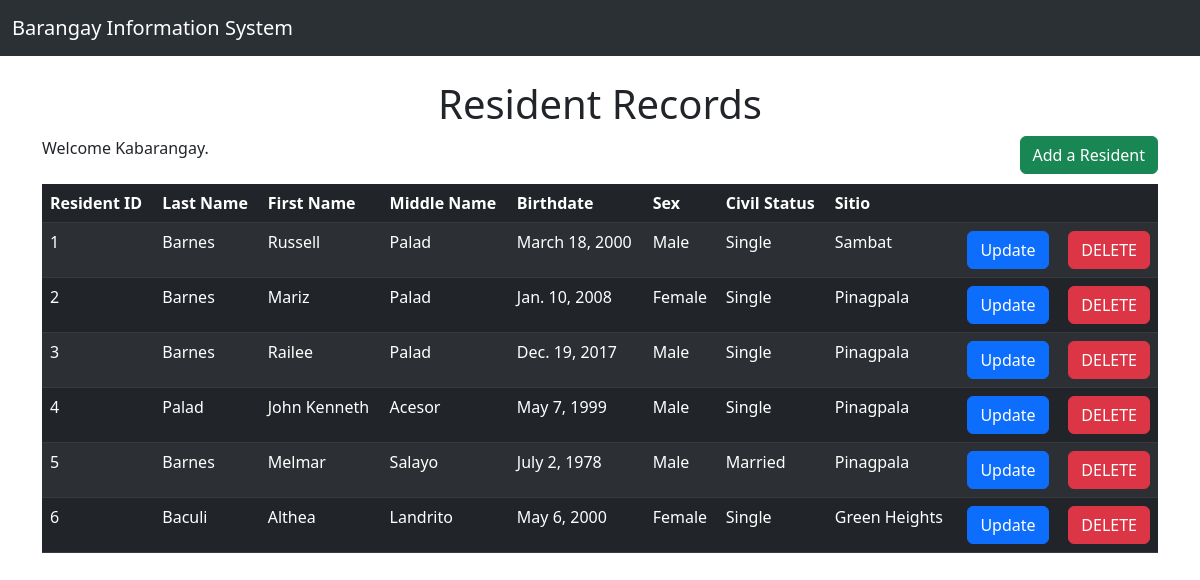
The page / on the database its author committed.
### Info_Sys/models.py (models this page shows, shortened)
class Resident(models.Model):
    resID       =   models.IntegerField(primary_key=True, unique=True)
    firstName   =   models.CharField(max_length=50)
    lastName    =   models.CharField(max_length=50)
    middleName  =   models.CharField(max_length=50)
    birthday    =   models.DateField(auto_now=False, null=True, blank=True)
    sex         =   models.CharField(max_length=20, choices=SexOptions.choices)
    civilStatus =   models.CharField(max_length=20, choices=CStatusOptions.choices)
    sitio       =   models.CharField(max_length=20, choices=SitioOptions.choices)

### Info_Sys/views.py (the view)
# urls.py: path('', views.residentrecords, name='residentrecords'),
def residentrecords(request):
    resident_List = Resident.objects.all()
    return render(request,'info/residentrecords.html', {'resident_List': resident_List})

### Info_Sys/templates/info/residentrecords.html (shortened to what this page needs)
{% extends 'info/base.html' %}
{% block content %}
    <h1><center>Resident Records</center></h1>
    Welcome Kabarangay.
    <right><a class="btn btn-success" href="{% url 'registerresident' %}">Add a Resident</a></right>
    <br/> <br/>
        <table class="table table-dark table-striped">
            <thead>
                <th>Resident ID</th>
                <th>Last Name</th>
                <th>First Name</th>
                <th>Middle Name</th>
                <th>Birthdate</th>
                <th>Sex</th>
                <th>Civil Status</th>
                <th>Sitio</th>
                <th> </th>
                <th> </th>
            </thead>
            <tr>
                {% for resident in resident_List %}
                <td>{{resident.resID}}</td>
                <td>{{resident.lastName}}</td>
                <td>{{resident.firstName}}</td>
                <td>{{resident.middleName}}</td>
                <td>{{resident.birthday}}</td>
                <td>{{resident.sex}}</td>
                <td>{{resident.civilStatus}}</td>
                <td>{{resident.sitio}}</td>
                <td><a href="{% url 'editresident' resident.resID %}" class="btn btn-primary">Update</a></td>
                <td><a href="{% url 'deleteresident' resident.resID %}" class="btn btn-danger">DELETE</a></td>
            </tr>
            {% endfor %}
        </table>
{% endblock %}

### Info_Sys/templates/info/base.html (shortened to what this page needs)
<!doctype html>
<html lang="en">
  <head>
    <link href="https://cdn.jsdelivr.net/npm/bootstrap@5.3.0-alpha3/dist/css/bootstrap.min.css" rel="stylesheet">
  </head>
  <body>
    {% include 'info/navbar.html' %}
    <br/>
    <div class="container">
        {% block content %}
        {% endblock %}
    </div>
  </body>
</html>

### Info_Sys/templates/info/navbar.html (shortened to what this page needs)
<nav class="navbar navbar-expand-lg bg-body-tertiary" data-bs-theme="dark">
  <div class="container-fluid">
    <a class="navbar-brand" href="{% url 'residentrecords' %}">Barangay Information System</a>
    </div>
</nav>

### Info_Sys/templates/info/residentrecords.html (style rules this page uses)
.btn { float: right; }

### rows shown on the page
Resident: resID "1", lastName "Barnes", firstName "Russell", middleName "Palad", birthday "March 18, 2000", sex "Male", civilStatus "Single", sitio "Sambat"
Resident: resID "2", lastName "Barnes", firstName "Mariz", middleName "Palad", birthday "Jan. 10, 2008", sex "Female", civilStatus "Single", sitio "Pinagpala"
Resident: resID "3", lastName "Barnes", firstName "Railee", middleName "Palad", birthday "Dec. 19, 2017", sex "Male", civilStatus "Single", sitio "Pinagpala"
Resident: resID "4", lastName "Palad", firstName "John Kenneth", middleName "Acesor", birthday "May 7, 1999", sex "Male", civilStatus "Single", sitio "Pinagpala"
Resident: resID "5", lastName "Barnes", firstName "Melmar", middleName "Salayo", birthday "July 2, 1978", sex "Male", civilStatus "Married", sitio "Pinagpala"
Resident: resID "6", lastName "Baculi", firstName "Althea", middleName "Landrito", birthday "May 6, 2000", sex "Female", civilStatus "Single", sitio "Green Heights"
